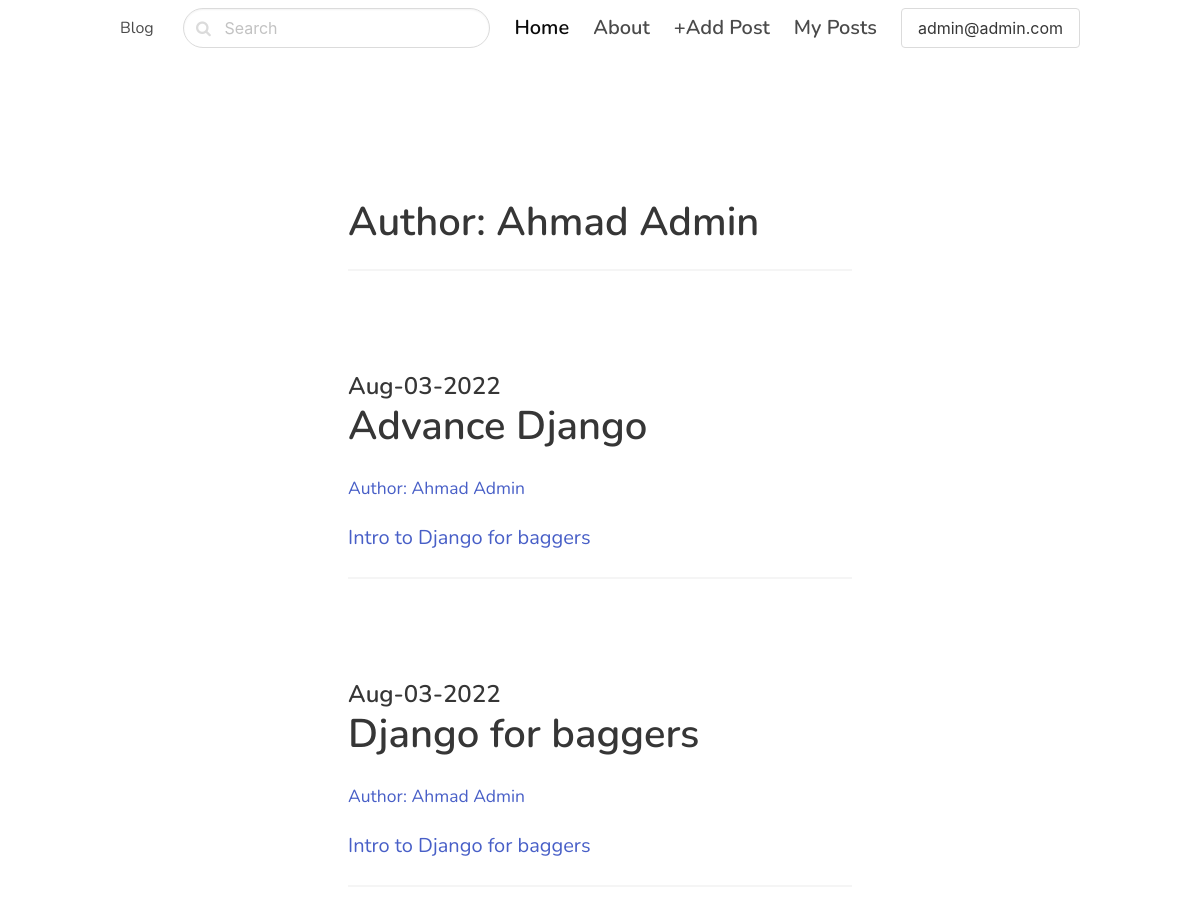
/my-posts/ (signed in), run on the app's committed database.
### accounts/models.py (models this page shows, shortened)
class CustomUser(AbstractBaseUser, PermissionsMixin):
    email = models.EmailField(
        unique=True,
        blank=False,
        null=False,
        max_length=256
    )
    first_name = models.CharField(max_length=256)
    last_name = models.CharField(max_length=256)
    date_joined = models.DateTimeField(auto_now_add=True)
    last_login = models.DateTimeField(auto_now=True)
    is_staff = models.BooleanField(default=False)
    is_active = models.BooleanField(default=True)
    is_superuser = models.BooleanField(default=False)
    USERNAME_FIELD = 'email'
    REQUIRED_FIELDS = ['first_name', 'last_name']
    objects = CustomUserManager()
    def __str__(self) -> str:
        return f'{self.first_name} {self.last_name}'
    class Meta:
        verbose_name = 'User'
        verbose_name_plural = 'Users'

### blog/models.py (models this page shows, shortened)
class CreateTime(models.Model):
    created_at = models.DateTimeField(auto_now_add=True)
    class Meta:
        abstract = True

class Post(CreateTime):
    ACTIVE = 'active'
    DRAFT = 'draft'
    CHOICES = (
        (ACTIVE, 'Active'),
        (DRAFT, 'Draft'),
    )
    title = models.CharField(max_length=256)
    slug = models.SlugField()
    intro = models.TextField()
    body = models.TextField()
    status = models.CharField(max_length=256, choices=CHOICES, default=ACTIVE)
    image = models.ImageField(upload_to = 'uploads/', blank = True, null = True)
    category = models.ForeignKey(Category, on_delete= models.CASCADE, related_name='posts')
    author = models.ForeignKey(CustomUser, on_delete= models.CASCADE, related_name='feeds')
    class Meta:
        ordering = ['-created_at']

### blog/views.py (the view)
# urls.py: path('my-posts/', UserPosts.as_view() ,name='my_posts'),
class UserPosts(LoginRequiredMixin, TemplateView):
    login_url = 'login'
    template_name = 'blog/my_posts.html'

### templates/blog/my_posts.html (shortened to what this page needs)
{% extends 'core/base.html' %}
{% block content %}
<section class="hero">
    <div class="hero-body">
        <div class="container">
            <section class="section">
                <div class="columns">
                    <div class="column is-8 is-offset-2">
                    <div class="content is-medium">
                            <h1>
                                Author: {{ user }}
                            </h1>
                            <hr>
                        {% for post in user.feeds.all %}
                        <div class="content is-medium">
                            <a href="{% url 'post_detail' post.category.slug post.slug %}">
                        {% if post.image %}
                            <figure class="image mb-6">
                            </figure>
                            {% endif %}
                            <h2 class="subtitle is-4">{{ post.created_at| date:'M-d-Y' }}</h2>
                                <h1 class="title">{{ post.title }}</h1>
                                <p><small>Author: {{ post.author }}</small></p>
                            <p>{{ post.intro }}</p>
                            </a>
                        </div>
                        <hr>
                        {% empty %}
                            <div class='content'>
                                <p>There is no posts in this category...</p>
                            </div>
                        {% endfor %}
                    </div>
                </div>
            </section>
        </div>
    </div>
</section>
{% endblock content %}

### templates/core/base.html (shortened to what this page needs)
<!DOCTYPE html>
<html lang="en">
<head>
    <link rel="stylesheet" href="https://unpkg.com/bulma@0.9.2/css/bulma.min.css" />
    <link href="https://stackpath.bootstrapcdn.com/font-awesome/4.7.0/css/font-awesome.min.css" rel="stylesheet"
>
</head>
<body>
    <header>
        <nav class="navbar">
            <div class="container">
                <div class="navbar-brand">
                    <a class="navbar-item" href="/">
                        Blog
                    </a>
                </div>
                <div id="navbarMenu" class="navbar-menu">
                    <div class="navbar-end">
                        <div class=" navbar-item">
                            <form action="{% url 'search' %}" method="get">
                                <div class="control has-icons-left">
                                    <input name='query' class="input is-rounded" type="text" placeholder="Search">
                                    <span class="icon is-left">
                                    </span>
                                </div>
                            </form>
                        </div>
                        <a href="{% url 'frontpage' %}"
                            class="navbar-item is-active is-size-5 has-text-weight-semibold">
                            Home
                        </a>
                        <a href="{% url 'about' %}" class="navbar-item is-size-5 has-text-weight-semibold">
                            About
                        </a>
                        {% if user.is_authenticated %}
                        <a href="{% url 'post_create' %}" class="navbar-item is-size-5 has-text-weight-semibold">
                            +Add Post
                        </a>
                        <a href="{% url 'my_posts' %}" class="navbar-item is-size-5 has-text-weight-semibold">
                            My Posts
                        </a>
                        <div class="dropdown is-hoverable navbar-item is-size-5 has-text-weight-semibold">
                            <div class="dropdown-trigger">
                                <button class="button" aria-haspopup="true" aria-controls="dropdown-menu4">
                                <span>{{ user.email }}</span>
                                </button>
                            </div>
                        </div>
                        {% endif %}
                    </div>
                </div>
            </div>
        </nav>
    </header>
    <section class="section">
        <div class="container">
            {% block content %}
            {% endblock content %}
        </div>
    </section>
</body>
</html>

### templates/core/base.html (style rules this page uses)
body { font-family: 'Nunito', sans-serif; }
nav.navbar { height: 6rem !important; box-shadow: 0 1px 3px 0 rgba(0, 0, 0, .1), 0 1px 2px 0 rgba(0, 0, 0, .06) !important; }

### data on the page
CustomUser: email "admin@admin.com", first_name+last_name "Ahmad Admin"
Post: created_at "Aug-03-2022", title "Advance Django", author "Ahmad Admin", intro "Intro to Django for baggers"
Post: created_at "Aug-03-2022", title "Django for baggers", author "Ahmad Admin", intro "Intro to Django for baggers"
